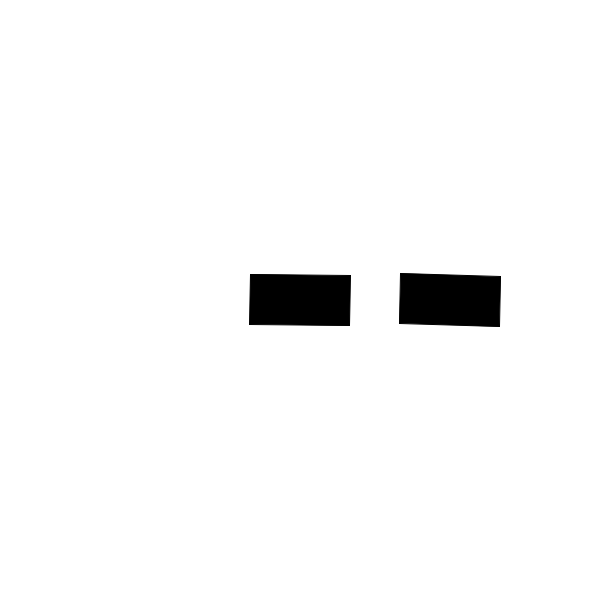
Frame 1 (no input)
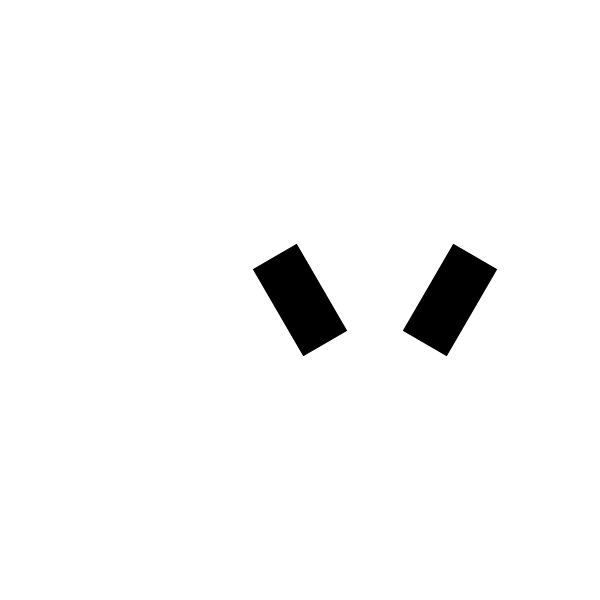
Frame 60 (the mouse pressed at the canvas centre just before this capture)
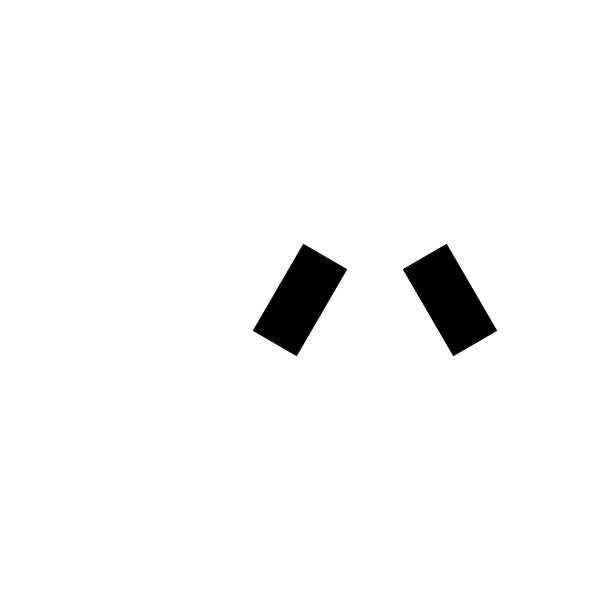
Frame 120 (the mouse held since frame 60 and released just before this capture)

The Processing sketch that drew these frames (run headless with seeded random() and noise(); from frame 60 on, the mouse is pressed at the canvas centre):

// Processing sketch: s10_rotate_translate
// ── s10_rotate_translate.pde
void setup() {
  size(600, 600);
  rectMode(CENTER);
  fill(0);
}
void draw() {
  background(255);

  pushMatrix();
  translate(width/2, height/2);
  rotate(radians(frameCount));
  rect(0, 0, 100, 50);
  popMatrix();

  pushMatrix();
  translate(width*0.75, height/2);
  rotate(radians(frameCount * 2));
  rect(0, 0, 100, 50);
  popMatrix();
}
void keyPressed() {
  if(key == 's') {
    save("result.png");
  }
}
